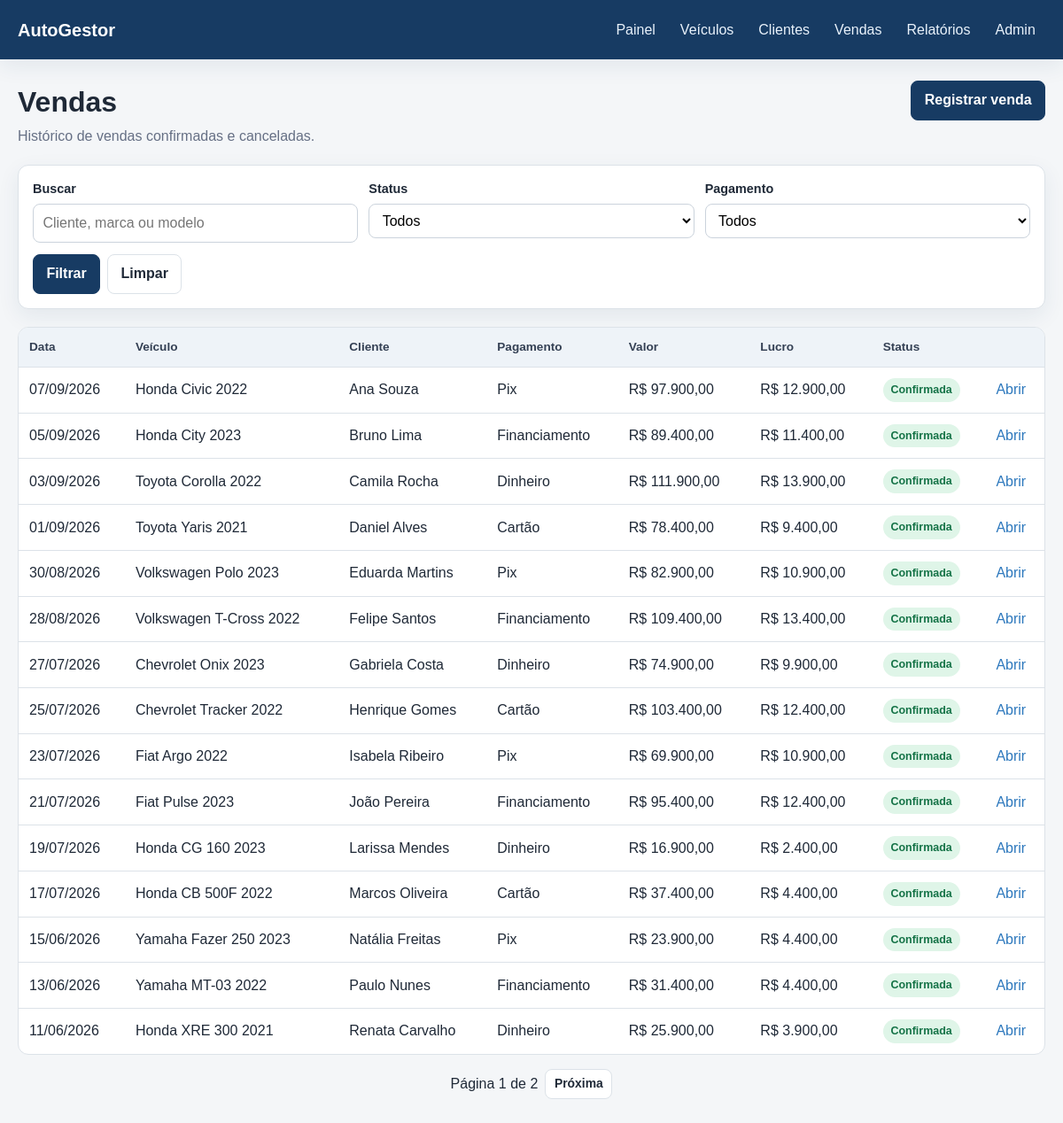
The app's page /vendas/ with its own data.
### cars/models.py (models this page shows, shortened)
class Sale(models.Model):
    class Status(models.TextChoices):
        CONFIRMED = "confirmed", "Confirmada"
        CANCELED = "canceled", "Cancelada"
    class PaymentMethod(models.TextChoices):
        CASH = "cash", "Dinheiro"
        PIX = "pix", "Pix"
        FINANCING = "financing", "Financiamento"
        CARD = "card", "Cartão"
        OTHER = "other", "Outro"
    vehicle = models.ForeignKey(
        Vehicle,
        on_delete=models.PROTECT,
        related_name="sales",
        verbose_name="veículo",
    )
    customer = models.ForeignKey(
        Customer,
        on_delete=models.PROTECT,
        related_name="sales",
        verbose_name="cliente",
    )
    sale_date = models.DateField("data da venda", default=timezone.localdate)
    final_price = models.DecimalField(
        "valor final",
        max_digits=12,
        decimal_places=2,
        validators=[MinValueValidator(Decimal("0.01"))],
    )
    payment_method = models.CharField(
        "forma de pagamento",
        max_length=20,
        choices=PaymentMethod.choices,
        default=PaymentMethod.PIX,
    )
    status = models.CharField(
        "status",
        max_length=12,
        choices=Status.choices,
        default=Status.CONFIRMED,
        db_index=True,
    )
    notes = models.TextField("observações", blank=True)
    created_at = models.DateTimeField("registrada em", auto_now_add=True)
    updated_at = models.DateTimeField("atualizada em", auto_now=True)
    class Meta:
        ordering = ("-sale_date", "-created_at")
        verbose_name = "venda"
        verbose_name_plural = "vendas"
        constraints = [
            models.UniqueConstraint(
                fields=("vehicle",),
                condition=Q(status="confirmed"),
                name="unique_confirmed_sale_per_vehicle",
            )
        ]
    @property
    def gross_profit(self):
        return self.final_price - self.vehicle.purchase_price

class Vehicle(models.Model):
    class Status(models.TextChoices):
        AVAILABLE = "available", "Disponível"
        RESERVED = "reserved", "Reservado"
        SOLD = "sold", "Vendido"
    vehicle_type = models.ForeignKey(
        VehicleType,
        on_delete=models.PROTECT,
        related_name="vehicles",
        verbose_name="tipo",
    )
    brand = models.ForeignKey(
        Brands,
        on_delete=models.PROTECT,
        related_name="vehicles",
        verbose_name="marca",
    )
    model = models.CharField("modelo", max_length=200)
    model_year = models.PositiveIntegerField("ano do modelo", blank=True, null=True)
    factory_year = models.PositiveIntegerField("ano de fabricação", blank=True, null=True)
    color = models.CharField("cor", max_length=60, blank=True)
    license_plate = models.CharField(
        "placa",
        max_length=10,
        blank=True,
        null=True,
        unique=True,
        help_text="Opcional. Use somente dados fictícios no projeto.",
    )
    purchase_price = models.DecimalField(
        "preço de compra",
        max_digits=12,
        decimal_places=2,
        default=Decimal("0.00"),
        validators=[MinValueValidator(Decimal("0.00"))],
    )
    asking_price = models.DecimalField(
        "preço anunciado",
        max_digits=12,
        decimal_places=2,
        validators=[MinValueValidator(Decimal("0.01"))],
    )
    mileage = models.PositiveIntegerField("quilometragem", default=0)
    status = models.CharField(
        "status",
        max_length=12,
        choices=Status.choices,
        default=Status.AVAILABLE,
        db_index=True,
    )
    entry_date = models.DateField("entrada no estoque", default=timezone.localdate)
    description = models.TextField("descrição", blank=True)
    created_at = models.DateTimeField("criado em", auto_now_add=True)
    updated_at = models.DateTimeField("atualizado em", auto_now=True)
    class Meta:
        ordering = ("-created_at",)
        verbose_name = "veículo"
        verbose_name_plural = "veículos"
        indexes = [
            models.Index(fields=("status", "entry_date"), name="vehicle_stock_idx"),
            models.Index(fields=("brand", "model"), name="vehicle_search_idx"),
        ]
    def __str__(self):
        year = f" {self.model_year}" if self.model_year else ""
        return f"{self.brand} {self.model}{year}"

class Brands(models.Model):
    name = models.CharField("nome", max_length=200, unique=True)
    vehicle_types = models.ManyToManyField(
        VehicleType,
        related_name="brands",
        verbose_name="tipos de veículo",
        blank=True,
    )
    class Meta:
        ordering = ("name",)
        verbose_name = "marca"
        verbose_name_plural = "marcas"
    def __str__(self):
        return self.name

class Customer(models.Model):
    name = models.CharField("nome", max_length=200)
    phone = models.CharField("telefone", max_length=30)
    email = models.EmailField("e-mail", blank=True)
    document = models.CharField(
        "documento",
        max_length=30,
        blank=True,
        help_text="Opcional. Use somente documentos fictícios.",
    )
    notes = models.TextField("observações", blank=True)
    created_at = models.DateTimeField("cadastrado em", auto_now_add=True)
    updated_at = models.DateTimeField("atualizado em", auto_now=True)
    class Meta:
        ordering = ("name",)
        verbose_name = "cliente"
        verbose_name_plural = "clientes"
        constraints = [
            models.UniqueConstraint(
                fields=("document",),
                condition=~Q(document=""),
                name="unique_non_empty_customer_document",
            )
        ]
    def __str__(self):
        return self.name

### cars/views.py (the view)
# urls.py: path("vendas/", views.sale_list_view, name="sale_list"),
def sale_list_view(request):
    sales = Sale.objects.select_related("vehicle", "vehicle__brand", "customer")
    query = request.GET.get("q", "").strip()
    status = request.GET.get("status", "")
    payment_method = request.GET.get("payment", "")
    if query:
        sales = sales.filter(
            Q(vehicle__model__icontains=query)
            | Q(vehicle__brand__name__icontains=query)
            | Q(customer__name__icontains=query)
        )
    if status:
        sales = sales.filter(status=status)
    if payment_method:
        sales = sales.filter(payment_method=payment_method)
    page = Paginator(sales, 15).get_page(request.GET.get("page"))
    return render(
        request,
        "cars/sale_list.html",
        {
            "page": page,
            "status_choices": Sale.Status.choices,
            "payment_choices": Sale.PaymentMethod.choices,
            "filters": request.GET,
        },
    )

### cars/templatetags/cars_extras.py (called while the page is built)
@register.filter
def brl(value):
    try:
        number = Decimal(value or 0)
    except (InvalidOperation, TypeError, ValueError):
        return "R$ 0,00"
    formatted = f"{number:,.2f}".replace(",", "_").replace(".", ",").replace("_", ".")
    return f"R$ {formatted}"

@register.filter
def status_class(status):
    return {
        "available": "success",
        "reserved": "warning",
        "sold": "neutral",
        "confirmed": "success",
        "canceled": "danger",
    }.get(status, "neutral")

@register.simple_tag(takes_context=True)
def querystring(context, **kwargs):
    query = context["request"].GET.copy()
    for key, value in kwargs.items():
        query[key] = value
    return query.urlencode()

### cars/templates/cars/sale_list.html (shortened to what this page needs)
{% extends 'cars/base.html' %}
{% load cars_extras %}
{% block content %}
<header class="page-header">
    <div><h1>Vendas</h1><p class="subtitle">Histórico de vendas confirmadas e canceladas.</p></div>
    <a class="button" href="{% url 'sale_create' %}">Registrar venda</a>
</header>
<form class="filters" method="get">
    <div class="filters-grid">
        <div><label for="q">Buscar</label><input id="q" name="q" value="{{ filters.q }}" placeholder="Cliente, marca ou modelo"></div>
        <div><label for="status">Status</label><select id="status" name="status"><option value="">Todos</option></select></div>
        <div><label for="payment">Pagamento</label><select id="payment" name="payment"><option value="">Todos</option></select></div>
    </div>
    <div class="actions" style="margin-top: .8rem"><button type="submit">Filtrar</button><a class="button secondary" href="{% url 'sale_list' %}">Limpar</a></div>
</form>
<div class="table-wrap"><table>
    <thead><tr><th>Data</th><th>Veículo</th><th>Cliente</th><th>Pagamento</th><th>Valor</th><th>Lucro</th><th>Status</th><th></th></tr></thead>
    <tbody>
        {% for sale in page %}
            <tr><td>{{ sale.sale_date|date:'d/m/Y' }}</td><td>{{ sale.vehicle }}</td><td>{{ sale.customer }}</td><td>{{ sale.get_payment_method_display }}</td><td>{{ sale.final_price|brl }}</td><td>{{ sale.gross_profit|brl }}</td><td><span class="badge {{ sale.status|status_class }}">{{ sale.get_status_display }}</span></td><td><a href="{% url 'sale_detail' sale.pk %}">Abrir</a></td></tr>
        {% empty %}<tr><td colspan="8" class="empty-state">Nenhuma venda encontrada.</td></tr>{% endfor %}
    </tbody>
</table></div>
{% include 'cars/partials/pagination.html' with page=page %}
{% endblock %}

### cars/static/cars/styles.css (style rules this page uses)
:root { --bg: #f4f6f8; --surface: #ffffff; --text: #1f2937; --muted: #667085; --primary: #173b63; --primary-hover: #0f2c4b; --accent: #2d78bd; --success: #157347; --warning: #a15c00; --danger: #b42318; --border: #dce2e8; --shadow: 0 8px 24px rgba(23, 59, 99, 0.08); }
* { box-sizing: border-box; }
body { margin: 0; background: var(--bg); color: var(--text); font-family: Arial, Helvetica, sans-serif; line-height: 1.5; }
a { color: var(--accent); text-decoration: none; }
.page-header { align-items: flex-start; display: flex; gap: 1rem; justify-content: space-between; margin-bottom: 1.25rem; }
.page-header h1 { margin: 0; }
.subtitle { color: var(--muted); margin: 0.2rem 0 0; }
.actions { display: flex; flex-wrap: wrap; gap: 0.5rem; }
.button, button { background: var(--primary); border: 1px solid var(--primary); border-radius: 8px; color: #fff; cursor: pointer; display: inline-block; font: inherit; font-weight: 700; padding: 0.58rem 0.9rem; }
.button.secondary { background: #fff; border-color: var(--border); color: var(--text); }
.filters, .form-card { background: var(--surface); border: 1px solid var(--border); border-radius: 12px; box-shadow: var(--shadow); margin-bottom: 1.25rem; padding: 1rem; }
.filters-grid { display: grid; gap: 0.75rem; grid-template-columns: repeat(auto-fit, minmax(150px, 1fr)); }
label { display: block; font-size: 0.9rem; font-weight: 700; margin-bottom: 0.3rem; }
.form-control, .form-select, input, select, textarea { background: #fff; border: 1px solid #cbd3dc; border-radius: 8px; font: inherit; max-width: 100%; padding: 0.58rem 0.65rem; width: 100%; }
.table-wrap { background: #fff; border: 1px solid var(--border); border-radius: 12px; overflow-x: auto; }
table { border-collapse: collapse; width: 100%; }
th, td { border-bottom: 1px solid var(--border); padding: 0.75rem; text-align: left; vertical-align: middle; }
th { background: #eef3f8; color: #344054; font-size: 0.85rem; }
tr:last-child td { border-bottom: 0; }
.badge { border-radius: 999px; display: inline-block; font-size: 0.78rem; font-weight: 800; padding: 0.25rem 0.55rem; }
.badge.success { background: #dff5e8; color: var(--success); }

### records on screen
Sale: sale_date "07/09/2026", vehicle "Honda Civic 2022", customer "Ana Souza", payment_method "Pix", final_price|brl "R$ 97.900,00", gross_profit|brl "R$ 12.900,00", status "Confirmada"
Sale: sale_date "05/09/2026", vehicle "Honda City 2023", customer "Bruno Lima", payment_method "Financiamento", final_price|brl "R$ 89.400,00", gross_profit|brl "R$ 11.400,00", status "Confirmada"
Sale: sale_date "03/09/2026", vehicle "Toyota Corolla 2022", customer "Camila Rocha", payment_method "Dinheiro", final_price|brl "R$ 111.900,00", gross_profit|brl "R$ 13.900,00", status "Confirmada"
Sale: sale_date "01/09/2026", vehicle "Toyota Yaris 2021", customer "Daniel Alves", payment_method "Cartão", final_price|brl "R$ 78.400,00", gross_profit|brl "R$ 9.400,00", status "Confirmada"
Sale: sale_date "30/08/2026", vehicle "Volkswagen Polo 2023", customer "Eduarda Martins", payment_method "Pix", final_price|brl "R$ 82.900,00", gross_profit|brl "R$ 10.900,00", status "Confirmada"
Sale: sale_date "28/08/2026", vehicle "Volkswagen T-Cross 2022", customer "Felipe Santos", payment_method "Financiamento", final_price|brl "R$ 109.400,00", gross_profit|brl "R$ 13.400,00", status "Confirmada"
Sale: sale_date "27/07/2026", vehicle "Chevrolet Onix 2023", customer "Gabriela Costa", payment_method "Dinheiro", final_price|brl "R$ 74.900,00", gross_profit|brl "R$ 9.900,00", status "Confirmada"
Sale: sale_date "25/07/2026", vehicle "Chevrolet Tracker 2022", customer "Henrique Gomes", payment_method "Cartão", final_price|brl "R$ 103.400,00", gross_profit|brl "R$ 12.400,00", status "Confirmada"
Sale: sale_date "23/07/2026", vehicle "Fiat Argo 2022", customer "Isabela Ribeiro", payment_method "Pix", final_price|brl "R$ 69.900,00", gross_profit|brl "R$ 10.900,00", status "Confirmada"
Sale: sale_date "21/07/2026", vehicle "Fiat Pulse 2023", customer "João Pereira", payment_method "Financiamento", final_price|brl "R$ 95.400,00", gross_profit|brl "R$ 12.400,00", status "Confirmada"
Sale: sale_date "19/07/2026", vehicle "Honda CG 160 2023", customer "Larissa Mendes", payment_method "Dinheiro", final_price|brl "R$ 16.900,00", gross_profit|brl "R$ 2.400,00", status "Confirmada"
Sale: sale_date "17/07/2026", vehicle "Honda CB 500F 2022", customer "Marcos Oliveira", payment_method "Cartão", final_price|brl "R$ 37.400,00", gross_profit|brl "R$ 4.400,00", status "Confirmada"
Sale: sale_date "15/06/2026", vehicle "Yamaha Fazer 250 2023", customer "Natália Freitas", payment_method "Pix", final_price|brl "R$ 23.900,00", gross_profit|brl "R$ 4.400,00", status "Confirmada"
Sale: sale_date "13/06/2026", vehicle "Yamaha MT-03 2022", customer "Paulo Nunes", payment_method "Financiamento", final_price|brl "R$ 31.400,00", gross_profit|brl "R$ 4.400,00", status "Confirmada"
Sale: sale_date "11/06/2026", vehicle "Honda XRE 300 2021", customer "Renata Carvalho", payment_method "Dinheiro", final_price|brl "R$ 25.900,00", gross_profit|brl "R$ 3.900,00", status "Confirmada"

### other values on screen
{{ page.number }} "1"
{{ page.paginator.num_pages }} "2"
